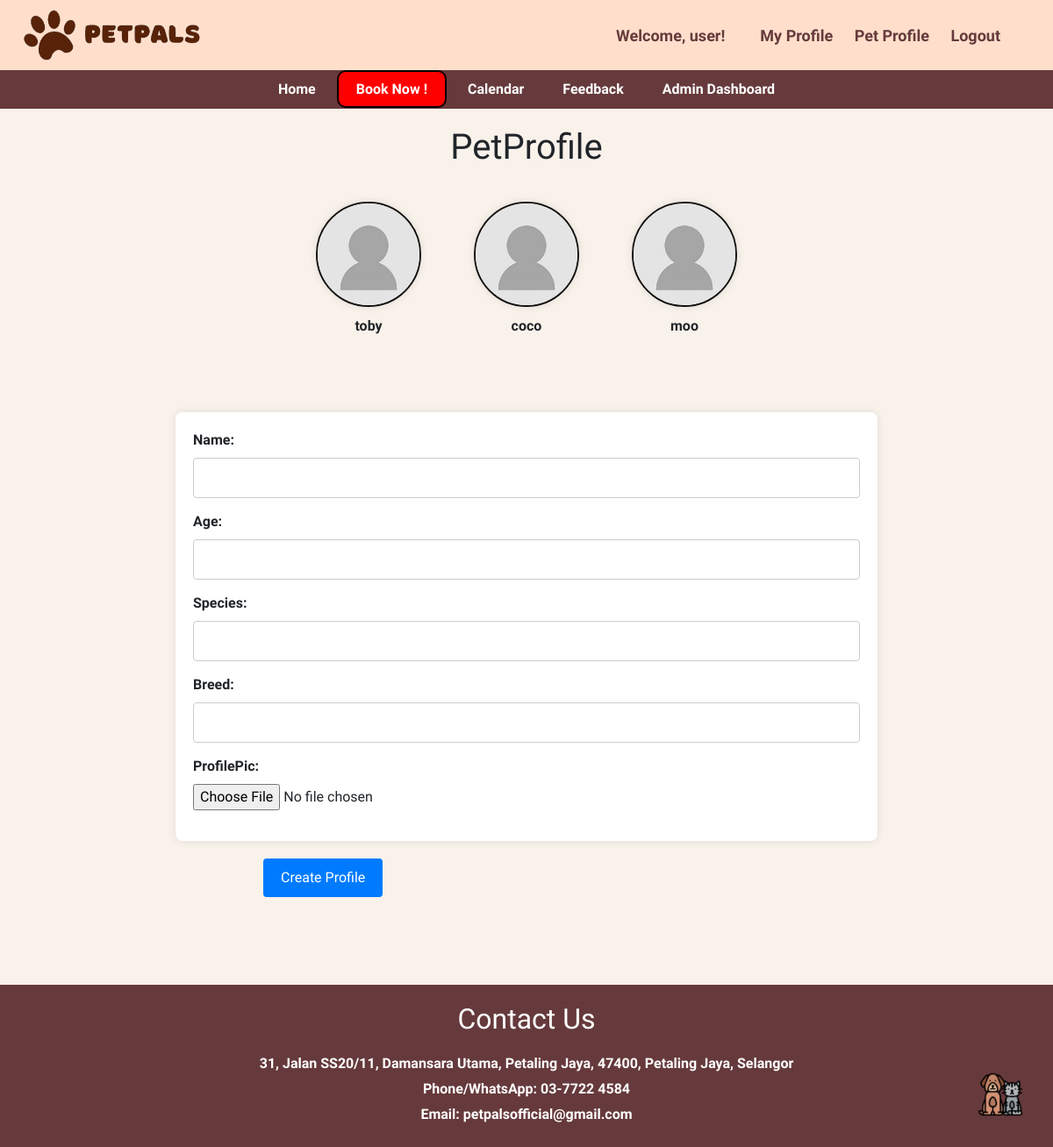
Page /petprofile/ (signed in) on the committed database.
### main/models.py (models this page shows, shortened)
class Pet(models.Model):
    name = models.CharField(max_length=20)
    owner = models.ForeignKey(Owner, null=True, on_delete=models.CASCADE)
    age = models.PositiveBigIntegerField()
    species = models.CharField(max_length=50)
    breed = models.CharField(max_length=50)
    profile_pic = models.ImageField(default="profile.jpg", null=True, blank=True)

### main/views.py (the view)
# urls.py: path('petprofile/', views.PetprofilePage, name="petprofile"),
def PetprofilePage(request):
    try:
        owner_instance = Owner.objects.get(user=request.user)
    except Owner.DoesNotExist:
        messages.error(request, 'pls create a owner profile first')
        return redirect ('profile')
    pet_instances = Pet.objects.filter(owner=owner_instance)
    if request.method == 'POST':
        form = PetForm(request.POST, request.FILES)
        if form.is_valid():
            pet = form.save(commit=False)
            pet.owner = owner_instance
            pet.save()
            form.save_m2m()
            messages.success(request, f'profile has been updated')
            return redirect('petprofile')
    else:
        form = PetForm()
    context = {'form':form, 'pet_instances': pet_instances}
    return render(request, 'petprofile.html', context)

### main/forms.py
class PetForm(forms.ModelForm):
    class Meta:
        model = Pet
        fields = ['name','age','species','breed','profile_pic']

### main/models.py (called while the page is built)
    def __str__(self):
        return self.user.username

### main/templates/petprofile.html (shortened to what this page needs)
{% extends 'base.html' %}
{% block content %}
{% load static%}
        <h1 class="ti">PetProfile</h1>
    <div class="pet-container">
        {% for pet_instance in pet_instances %}
        <div class="pet-card">
            <div class=>
                <a href="{% url 'edit_pet' pet_instance.id %}">
                    <div class="profile_pic">
                        <img src="{% if pet_instance.profile_pic %}{{ pet_instance.profile_pic.url }}{% else %}{% static 'image/profile.jpg' %}{% endif %}" alt="{{ pet_instance.name }}'s Profile Picture">
                    </div>
                </a>
                <div>
                    <p>{{ pet_instance.name }}</p>
                </div>
            </div>
        </div>
        {% endfor %}
    </div>
    <form method="POST" action="" enctype="multipart/form-data">
        <div class="container">
            <div class=" form-group">
                <label for="id_username">Name:</label>
                {{ form.name }}
            </div>
            <div class=" form-group">
                <label for="id_breed">Age:</label>
                {{ form.age }}
            </div>
            <div class=" form-group">
                <label for="id_age">Species:</label>
                {{ form.species }}
            </div>
            <div class=" form-group">
                <label for="id_species">Breed:</label>
                {{ form.breed }}
            </div>
            <div class=" form-group">
                <label for="id_profilepic">ProfilePic:</label>
                {{ form.profile_pic }}
            </div>
        </div>
        <div class="button-container">
            <input type="submit" value="Create Profile">
        </div>
    </form>
{% endblock %}

### main/templates/navbar.html (shortened to what this page needs)
{% load static %}
    <header>
        <img src="{% static 'image/PetPals.png' %}" alt="Pawlogo" width="auto" height="80">
        <div class="profile-bar">
            <div class="profile-info">
                {% if request.user.is_authenticated %}
                    <span>Welcome, {{ request.user }}!</span>
                {% else %}
                    <span>Welcome, Guest!</span>
                {% endif %}
            </div>
                <div class="profile-actions">
                    {% if user.is_authenticated %}
                        <a href="{% url 'profile' %}">My Profile</a>
                        <a href="{% url 'petprofile' %}">Pet Profile</a>
                        <a href="{% url 'logout' %}">Logout</a>
                    {% else %}
                        <a href="{% url 'login' %}">Sign In</a>
                        <a href="{% url 'register' %}">Sign Up</a>
                    {% endif %}
                </div>
        </div>
    </header>
    <nav class="navigation">
        {% if user.is_authenticated %}
        <a href="{% url 'home' %}">Home</a>
        <a href="{% url 'bookingpage' %}" class="book">Book Now !</a>
        <a href="{% url 'calendar' %}">Calendar</a>
        <a href ="{% url 'feedback' %}">Feedback</a>
        {% else %}
        <a href="{% url 'home' %}">Home</a>
        <a href="#services">Services</a>
        {% endif %}
        {% if request.user.is_staff %}
        <a href="{% url 'admin_dashboard' %}" >Admin Dashboard </a>
        {% endif %}
    </nav>

### main/templates/base.html (style rules this page uses)
body { font-family: "Quicksand", sans-serif; font-optical-sizing: auto; font-weight: 600; font-style: normal; margin: 0 !important; padding: 0; background-color: #F9F2EB; display: flex; flex-direction: column; min-height: 100vh; }
.ti { margin-top: 20px; }

### main/templates/navbar.html (style rules this page uses)
header { background-color: rgb(255, 223, 203); padding: 0px; text-align: center; color: rgb(102, 58, 60); display: flex; justify-content: space-between; align-items: center; }
.navigation { background-color:rgb(102,58,60); padding: 10px 0; text-align: center; }
.navigation a { color: white; text-decoration: none; padding: 10px 20px; }
.profile-bar { display: flex; align-items: center; margin-right: 5%; font-size: large; }
.profile-info { margin-right: 20px; }
.profile-info span { font-weight: bold; }
.profile-actions a { color: rgb(102,58,60); text-decoration: none; margin-left: 20px; }
.book { border-radius: 10px; border: 2px solid black; background-color: red; color:white; }

### main/templates/petprofile.html (style rules this page uses)
.container { max-width: 800px; margin: 20px auto; background-color: #fff; padding: 20px; border-radius: 8px; box-shadow: 0 0 10px rgba(0, 0, 0, 0.1); }
h1 { text-align: center; }
form { margin-top: 20px; }
form .form-group { margin-bottom: 15px; }
form label { display: block; font-weight: bold; }
form input[type="text"], form input[type="email"], #id_age { width: 100%; padding: 10px; border: 1px solid #ccc; border-radius: 4px; box-sizing: border-box; }
form input[type="submit"] { background-color: #007bff; color: #fff; padding: 10px 20px; border: none; border-radius: 4px; cursor: pointer; font-size: 16px; }
.button-container { padding-left: 25%; }
.profile_pic { width: 120px; height: 120px; border-radius: 50%; margin: 0 auto; overflow: hidden; border: 2px solid #100f0f; box-shadow: 0 0 10px rgba(0, 0, 0, 0.1); }
.profile_pic img { width: 100%; height: 100%; object-fit: cover; }
.pet-card { text-align: center; padding: 10px; margin-bottom: 20px; margin-top: 20px; margin-left: 10px; margin-right: 10px; }
.pet-card p { margin-top: 10px; font-size: 16px; font-weight: bold; }
.pet-container { display: flex; justify-content: center; flex-wrap: wrap; gap: 20px; }

### rows in the picture
Pet: name "toby"
Pet: name "coco"
Pet: name "moo"

### other values in the picture
{{ request.user }} "user"
